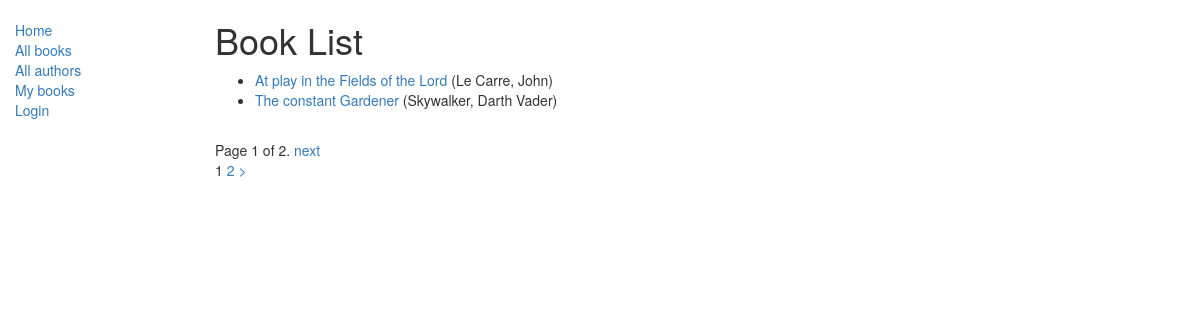
/catalog/books/, run on the app's committed database.
### catalog/models.py (models this page shows, shortened)
class Book(models.Model):
    title = models.CharField(max_length=200)
    author = models.ForeignKey('Author', on_delete=models.SET_NULL, null=True)
    summary = models.TextField(
            max_length=1000,
            help_text="Enter a brief description of the book"
            )
    isbn = models.CharField(
            'ISBN',
            max_length=13,
            help_text='13 Character' +
                        '<a href="https://www.isbn-international.org/content/what-isbn">' +
                        'ISBN number</a>'
            )
    genre = models.ManyToManyField(Genre, help_text="Select a genre for this book")
    def get_absolute_url(self):
        return reverse('book-detail', args=[str(self.id)])
    def display_genre(self):
        return ', '.join([genre.name for genre in self.genre.all()[:3]])
    display_genre.short_description = 'Genre'

class Author(models.Model):
    first_name = models.CharField(max_length=100)
    last_name = models.CharField(max_length=100)
    date_of_birth = models.DateField(null=True, blank=True)
    date_of_death = models.DateField('Died', null=True, blank=True)
    def __str__(self):
            return '%s, %s' % (self.last_name, self.first_name)

### catalog/views.py (the view)
class BookListView(generic.ListView):
    model = Book
    paginate_by = 2

### catalog/templates/catalog/book_list.html (shortened to what this page needs)
{% extends "catalog/base_generic.html" %}
{% block content %}
    <h1>Book List</h1>
  {% if book_list %}
  <ul>
    {% for book in book_list %}
      <li>
        <a href="{{ book.get_absolute_url }}">{{ book.title }}</a> ({{book.author}})
      </li>
    {% endfor %}
  </ul>
  {% else %}
    <p>There are no books in the library.</p>
  {% endif %}
{% endblock %}

### data on the page
Book: title "At play in the Fields of the Lord", author "Le Carre, John"
Book: title "The constant Gardener", author "Skywalker, Darth Vader"

### other printed values
{{ page_obj.number }} "1"
{{ page_obj.paginator.num_pages }} "2"
{{ page }} "1"
{{ page }} "2"
